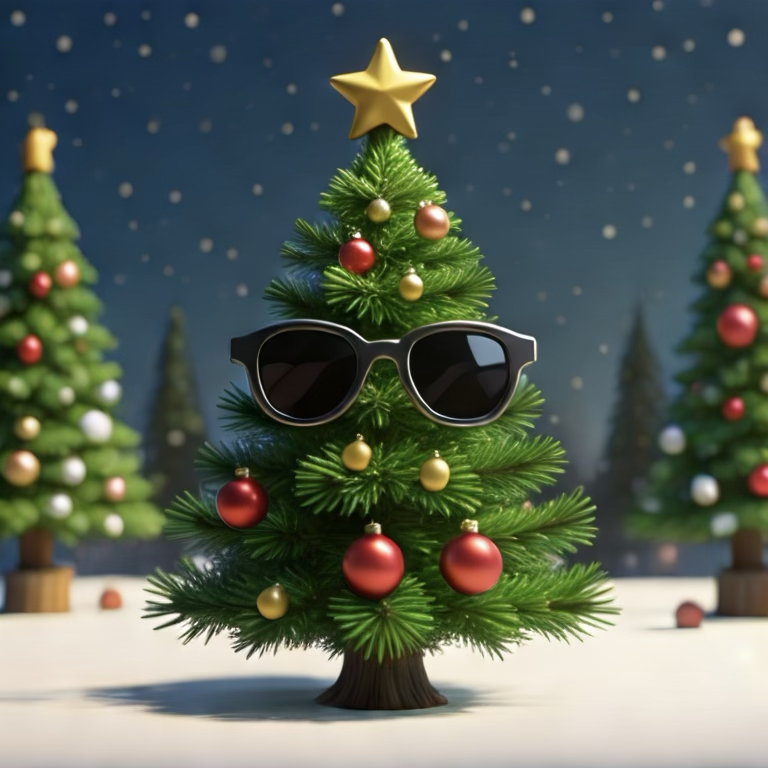
#> input picture test_images/christmas_tree_test.png, 768 x 768 px; its folder holds only this picture in this run
$ python -i image_to_3d_pipeline.py   (imports and definitions only)
#> lines starting #> are read from the running program, lines starting #| are printed output that depends on the picture; after the words box and inside, x2 and y2 are one past the last pixel; in counts of white or black regions, pixels touching at a corner belong together
#!/usr/bin/env python3
"""
Image to 3D Animation Pipeline
Converts PNG images to 3D animated models and integrates them into MacroAI Pro themes
"""

import os
import json
import socket
import time
import subprocess
import shutil
from pathlib import Path
from PIL import Image
import cv2
import numpy as np

class ImageTo3DPipeline:
    def __init__(self):
        self.project_root = Path("/Volumes/Folk_DAS/Apps/MacroAI")
        self.assets_dir = self.project_root / "MacroAI Pro/MacroAI Pro/Assets.xcassets"
        self.themes_dir = self.project_root / "MacroAI Pro/MacroAI Pro/Resources/Themes"
        self.output_dir = self.project_root / "3D_Assets"
        self.blender_client = None

    # [41 lines left out: functions connect_to_blender, send_blender_command, process_image_to_3d, not called in this run]

    def analyze_image(self, image_path):
        """Analyze image to determine 3D modeling approach"""
#> called with image_path = 'test_images/christmas_tree_test.png'
        print(f"🔍 Analyzing image: {image_path}")

        # Load image
        img = cv2.imread(str(image_path))
#> img is the input picture: shape (768, 768, 3); mean B, G, R 87.9, 99.1, 88.8
        if img is None:
            raise ValueError(f"Could not load image: {image_path}")

        # Convert to RGB
        img_rgb = cv2.cvtColor(img, cv2.COLOR_BGR2RGB)

        # Get image dimensions
        height, width = img.shape[:2]
#> height = 768; width = 768

        # Analyze colors and shapes
        gray = cv2.cvtColor(img, cv2.COLOR_BGR2GRAY)
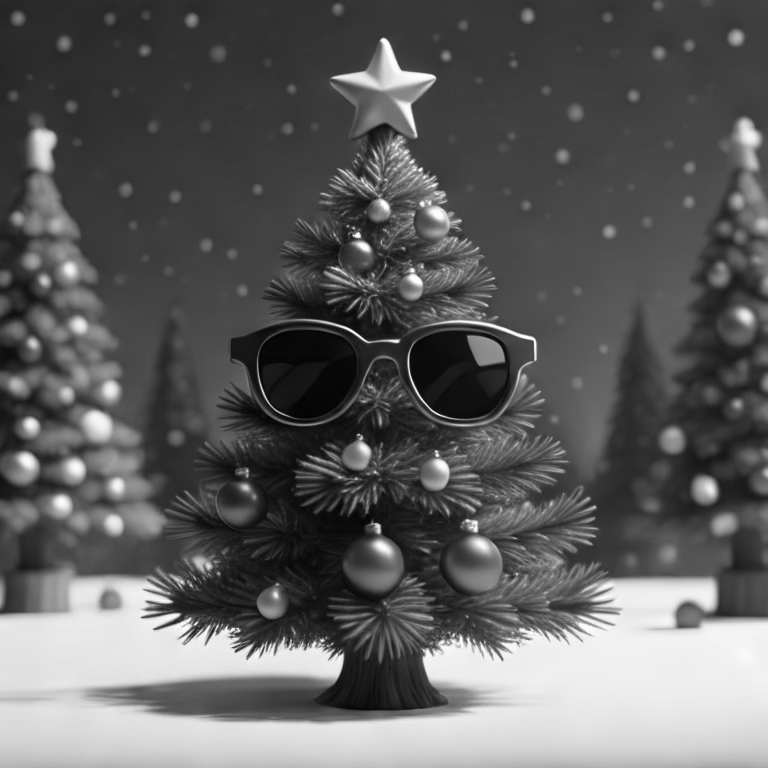
#> gray: shape (768, 768); min 0, max 255, mean 94.7

        # Detect edges
        edges = cv2.Canny(gray, 50, 150)
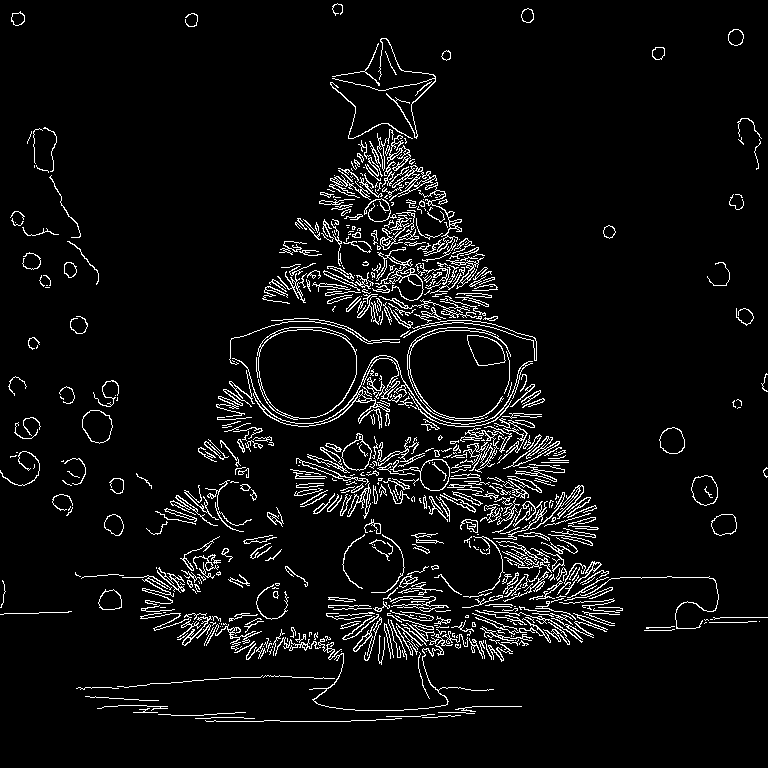
#> edges: shape (768, 768); 5.7% white in thin lines or dots

        # Find contours
        contours, _ = cv2.findContours(edges, cv2.RETR_EXTERNAL, cv2.CHAIN_APPROX_SIMPLE)
#> contours = 673 contours, 513 with area under 20; largest, box (x1, y1, x2, y2) and area: (257, 327, 357, 420) 7231, (232, 355, 533, 429) 832, (467, 335, 506, 366) 814, (390, 459, 450, 491) 759, (82, 410, 113, 444) 751

        # Analyze shape complexity
        if contours:
            largest_contour = max(contours, key=cv2.contourArea)
#> largest_contour = contour of 214 points, box (x1, y1, x2, y2) (257, 327, 357, 420), area 7231
            area = cv2.contourArea(largest_contour)
#> area = 7231
            perimeter = cv2.arcLength(largest_contour, True)
#> perimeter = 529.6

            # Determine if it's more circular, rectangular, or complex
            if len(largest_contour) > 4:
                # Approximate the contour to a polygon
                epsilon = 0.02 * perimeter
#> epsilon = 10.59
                approx = cv2.approxPolyDP(largest_contour, epsilon, True)
#> approx = contour of 9 points, box (x1, y1, x2, y2) (258, 333, 357, 419), area 6358

                if len(approx) == 3:
                    shape_type = "triangle"
                elif len(approx) == 4:
                    shape_type = "rectangle"
                elif len(approx) > 4:
                    shape_type = "complex"
                else:
                    shape_type = "circle"
            else:
                shape_type = "circle"
        else:
            shape_type = "complex"

        # Analyze dominant colors
        img_pil = Image.fromarray(img_rgb)
        colors = img_pil.getcolors(maxcolors=256)
#> colors = None
        if colors:
            dominant_color = max(colors, key=lambda x: x[0])[1]
        else:
            dominant_color = (128, 128, 128)

        return {
            "width": width,
            "height": height,
            "shape_type": shape_type,
            "dominant_color": dominant_color,
            "area": area if contours else 0,
            "complexity": len(contours) if contours else 0
        }

    # [486 lines left out: functions create_3d_model_from_image, apply_image_texture, apply_material_color, add_animations, add_dance_animation, add_bounce_animation and 8 more, not called in this run]

# [2 lines not run here, left out]

>>> result = ImageTo3DPipeline().analyze_image('test_images/christmas_tree_test.png')
#> result = {'width': 768, 'height': 768, 'shape_type': 'complex', 'dominant_color': (128, 128, 128), 'area': 7231, 'complexity': 673}
